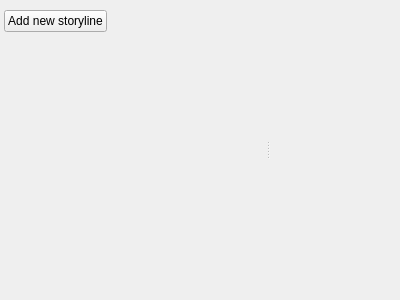
<?xml version="1.0" encoding="UTF-8"?>
<ui version="4.0">
 <class>PlotEditor</class>
 <widget class="QWidget" name="PlotEditor">
  <property name="geometry">
   <rect>
    <x>0</x>
    <y>0</y>
    <width>400</width>
    <height>300</height>
   </rect>
  </property>
  <property name="sizePolicy">
   <sizepolicy hsizetype="Preferred" vsizetype="Expanding">
    <horstretch>0</horstretch>
    <verstretch>0</verstretch>
   </sizepolicy>
  </property>
  <property name="windowTitle">
   <string>Form</string>
  </property>
  <layout class="QVBoxLayout" name="verticalLayout_7">
   <property name="spacing">
    <number>3</number>
   </property>
   <property name="leftMargin">
    <number>2</number>
   </property>
   <property name="topMargin">
    <number>0</number>
   </property>
   <property name="rightMargin">
    <number>2</number>
   </property>
   <property name="bottomMargin">
    <number>2</number>
   </property>
   <item>
    <widget class="QSplitter" name="splitter">
     <property name="orientation">
      <enum>Qt::Horizontal</enum>
     </property>
     <property name="handleWidth">
      <number>10</number>
     </property>
     <property name="childrenCollapsible">
      <bool>false</bool>
     </property>
     <widget class="QWidget" name="">
      <layout class="QVBoxLayout" name="verticalLayout_3">
       <item>
        <widget class="QWidget" name="wdgTop" native="true">
         <property name="sizePolicy">
          <sizepolicy hsizetype="Preferred" vsizetype="Maximum">
           <horstretch>0</horstretch>
           <verstretch>0</verstretch>
          </sizepolicy>
         </property>
         <layout class="QHBoxLayout" name="horizontalLayout">
          <property name="spacing">
           <number>3</number>
          </property>
          <property name="leftMargin">
           <number>2</number>
          </property>
          <property name="topMargin">
           <number>10</number>
          </property>
          <property name="rightMargin">
           <number>2</number>
          </property>
          <property name="bottomMargin">
           <number>2</number>
          </property>
          <item>
           <widget class="QPushButton" name="btnAdd">
            <property name="sizePolicy">
             <sizepolicy hsizetype="Maximum" vsizetype="Fixed">
              <horstretch>0</horstretch>
              <verstretch>0</verstretch>
             </sizepolicy>
            </property>
            <property name="cursor">
             <cursorShape>PointingHandCursor</cursorShape>
            </property>
            <property name="text">
             <string>Add new storyline</string>
            </property>
            <property name="base" stdset="0">
             <bool>true</bool>
            </property>
            <property name="positive" stdset="0">
             <bool>true</bool>
            </property>
           </widget>
          </item>
          <item>
           <spacer name="horizontalSpacer_2">
            <property name="orientation">
             <enum>Qt::Horizontal</enum>
            </property>
            <property name="sizeHint" stdset="0">
             <size>
              <width>40</width>
              <height>20</height>
             </size>
            </property>
           </spacer>
          </item>
         </layout>
        </widget>
       </item>
       <item>
        <widget class="QWidget" name="wdgPlotListParent" native="true">
         <layout class="QVBoxLayout" name="verticalLayout">
          <property name="spacing">
           <number>0</number>
          </property>
          <property name="leftMargin">
           <number>0</number>
          </property>
          <property name="topMargin">
           <number>0</number>
          </property>
          <property name="rightMargin">
           <number>0</number>
          </property>
          <property name="bottomMargin">
           <number>0</number>
          </property>
         </layout>
        </widget>
       </item>
      </layout>
     </widget>
     <widget class="QStackedWidget" name="stack">
      <property name="sizePolicy">
       <sizepolicy hsizetype="Expanding" vsizetype="Preferred">
        <horstretch>0</horstretch>
        <verstretch>0</verstretch>
       </sizepolicy>
      </property>
      <widget class="QWidget" name="pageEmpty">
       <property name="sizePolicy">
        <sizepolicy hsizetype="Expanding" vsizetype="Preferred">
         <horstretch>0</horstretch>
         <verstretch>0</verstretch>
        </sizepolicy>
       </property>
       <layout class="QVBoxLayout" name="verticalLayout_2">
        <property name="spacing">
         <number>0</number>
        </property>
        <property name="leftMargin">
         <number>0</number>
        </property>
        <property name="topMargin">
         <number>0</number>
        </property>
        <property name="rightMargin">
         <number>0</number>
        </property>
        <property name="bottomMargin">
         <number>0</number>
        </property>
        <item>
         <spacer name="horizontalSpacer">
          <property name="orientation">
           <enum>Qt::Horizontal</enum>
          </property>
          <property name="sizeHint" stdset="0">
           <size>
            <width>40</width>
            <height>20</height>
           </size>
          </property>
         </spacer>
        </item>
       </layout>
      </widget>
      <widget class="QWidget" name="pageDisplay">
       <property name="muted-bg" stdset="0">
        <bool>true</bool>
       </property>
       <layout class="QHBoxLayout" name="horizontalLayout_2">
        <property name="spacing">
         <number>0</number>
        </property>
        <property name="leftMargin">
         <number>5</number>
        </property>
        <property name="topMargin">
         <number>5</number>
        </property>
        <property name="rightMargin">
         <number>5</number>
        </property>
        <property name="bottomMargin">
         <number>5</number>
        </property>
       </layout>
      </widget>
      <widget class="QWidget" name="pageMatrix">
       <layout class="QVBoxLayout" name="verticalLayout_5">
        <property name="spacing">
         <number>0</number>
        </property>
        <property name="leftMargin">
         <number>0</number>
        </property>
        <property name="topMargin">
         <number>0</number>
        </property>
        <property name="rightMargin">
         <number>0</number>
        </property>
        <property name="bottomMargin">
         <number>0</number>
        </property>
        <item>
         <widget class="QScrollArea" name="scrollArea">
          <property name="widgetResizable">
           <bool>true</bool>
          </property>
          <widget class="QWidget" name="scrollMatrix">
           <property name="geometry">
            <rect>
             <x>0</x>
             <y>0</y>
             <width>115</width>
             <height>294</height>
            </rect>
           </property>
           <property name="sizePolicy">
            <sizepolicy hsizetype="Expanding" vsizetype="Expanding">
             <horstretch>0</horstretch>
             <verstretch>0</verstretch>
            </sizepolicy>
           </property>
           <property name="relaxed-white-bg" stdset="0">
            <bool>true</bool>
           </property>
           <layout class="QVBoxLayout" name="verticalLayout_6">
            <property name="spacing">
             <number>0</number>
            </property>
            <property name="leftMargin">
             <number>0</number>
            </property>
            <property name="topMargin">
             <number>0</number>
            </property>
            <property name="rightMargin">
             <number>0</number>
            </property>
            <property name="bottomMargin">
             <number>0</number>
            </property>
           </layout>
          </widget>
         </widget>
        </item>
       </layout>
      </widget>
     </widget>
    </widget>
   </item>
  </layout>
 </widget>
 <resources/>
 <connections/>
</ui>
